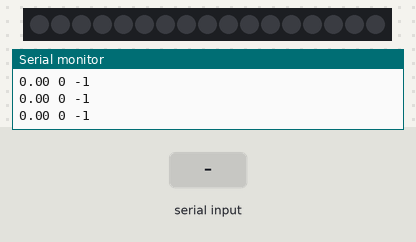
Recording of a sketch running on a simulated Arduino Leonardo, built with avr-gcc and run on an emulated ATmega32U4. Shown: 17 RGB LEDs in strip order, left to right, the last lines printed to the serial monitor. Inputs (shaded band) come from the test bench. Dim RGB values are drawn brighter than linear.

Above: at 1.2 s.
1.3 s: "90,45\n" received over Serial
At 1.51 s:
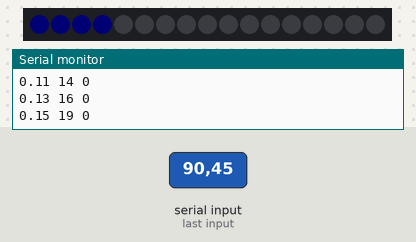
3.7 s: "30,150\n" received over Serial
Timing chart, 0 to 6.7 s (numbered marks = the images above; inputs shaded):
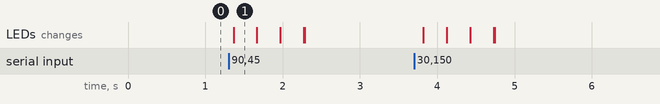

Measured:
- after the input at 1.3 s, the LEDs: change after 0.06 s (image 1)

The sketch:

LED_strip_2_AR.ino
```cpp
/*
 * Use an Arduino Leonardo.
 * This sketch is meant to be used with an Adafruit DotStarLED strip.
 * TODO: documentation here.
 */

// LEDs /////////////////////////////////////////////////
#include "Adafruit_DotStar.h"
// Because conditional #includes don't work w/Arduino sketches...
#include <SPI.h>         // COMMENT OUT THIS LINE FOR GEMMA OR TRINKET
//#include <avr/power.h> // ENABLE THIS LINE FOR GEMMA OR TRINKET

#define NUMPIXELS 17 // Number of LEDs in strip

// Here's how to control the LEDs from any two pins:
#define DATAPIN    5
#define CLOCKPIN   4
Adafruit_DotStar strip = Adafruit_DotStar(NUMPIXELS, DATAPIN, CLOCKPIN, DOTSTAR_BRG);
// GREEN, RED, BLUE


// ANIMATORS ////////////////////////////////////////////
#include "AnimAR.h"

const int NPADS = 1;
const int PPP = 4; //PIXELS PER PAD
const int FADEIN_TIME = 500;
const int FADEOUT_TIME = 500;
// the following is a factor to correct the overall brightness
const float AMPLITUDE = 0.5;

struct ledblock {
  AnimAR ar;
  float rawAmp;
  uint8_t intAmp;
  uint8_t head, tail; // indexes of first/last pixel of the block
  uint8_t in, out; // indexes of the first/last pixel of the raised cosine animation
  uint8_t pivot;
};
ledblock blocks[NPADS];


// utility variables
int i=0, j=0;

// DEBUG STUFF //////////////////////////////////////////
bool DEBUG = true;

// SETUP //////////////////////////////////////////////////////////////////////////////
void setup()
{
  Serial.begin(9600);

  // LED & ANIMATORS
  for(i=0; i<NPADS; i++)
  {
    blocks[i].ar.init(FADEIN_TIME, FADEOUT_TIME);
    blocks[i].tail = i*PPP;
    blocks[i].head = blocks[i].tail + PPP - 1;
    blocks[i].rawAmp = 0.0;
    blocks[i].intAmp = 0;
  }

  strip.begin(); // Initialize pins for output

  // set every pixel to sleep
  for(i=0; i<NPADS; i++)
  {
    for(j=0; j<PPP; j++)
    {
      strip.setPixelColor(blocks[i].tail+j, 0x00, 0x00, 0x00);
    }
  }
  strip.show();  // Turn all LEDs off ASAP
}


// LOOP ///////////////////////////////////////////////////////////////////////////////
void loop()
{

  // SERIAL COM stuff ////////////////////////////////////
  // is ther something waiting to be read on the serial port?
  if( Serial.available() >0 )
  {
    byte b = Serial.read();
    b = b - 48;
    //Serial.println( b );
    if(b < NPADS && b >= 0)
    {
      //releaseAll();
      blocks[b].ar.trigger();
    }
  }


  // LED stuff ///////////////////////////////////////////
  if(DEBUG) Serial.println();
  for(i=0; i<NPADS; i++)
  {
    blocks[i].ar.update();
    blocks[i].rawAmp = blocks[i].ar.getY();
    // better to sqare the 0.0 - 1.0 value in order to get a smoother transition
    blocks[i].rawAmp = blocks[i].rawAmp * blocks[i].rawAmp;
    blocks[i].intAmp = 255.0*blocks[i].rawAmp * AMPLITUDE;
    if(DEBUG) {Serial.print( blocks[i].rawAmp );Serial.print(" ");}
    if(DEBUG) {Serial.print( blocks[i].intAmp );Serial.print(" ");}
    if(DEBUG) {Serial.print( blocks[i].ar.getState() );Serial.print("\t");}
    for(j=0; j<PPP; j++)
    {
      strip.setPixelColor(blocks[i].tail+j, 0x00, 0x00, blocks[i].intAmp);
    }
  }
  if(DEBUG) Serial.println();
  strip.show();

  delay(10);
}

/*
void releaseAll()
{
  for(int i=0; i<NPADS; i++)
  {
    blocks[i].ar.triggerRelease();
  }
}
*/
```

AnimAR.cpp
```cpp
#include "AnimAR.h"


// Set attack and release time in millisecond
// default are attack time (t_1) = 10ms and
// release time (t_2) = 500ms
void AnimAR::init( int t_1, int t_2 ) {
	t1 = t_1>0.0?t_1:10;
	t2 = t_2>0.0?t_2:500;
	state = QUIET;
  y = 0.0;
}

void AnimAR::update()
{
	if(state == ATK)
	{
		dt = millis() - st;
    // TODO: insert a check here in order to prevent
    // cases where 'dt' become grater than t1.
    // Update st accordingly.
    //if( dt < 0 )
    //  Serial.println("ERROR");
		y =  (1.0*dt)/t1;
		if(y > 1.0)
		{

			y = 1.0;
      st = millis();
			state = RLS;
      Serial.print("change from ATTACK to RELEASE -> ");
      Serial.println(state);
		}
	}
	else if( state == RLS )
	{
		dt = millis() - st;
    // TODO: insert a check here in order to prevent
    // cases where 'dt' become grater than t2.
    // Update st accordingly.
		y =  1.0 - ( (1.0*dt)/t2 );
    if(y < 0.0)
		{
      Serial.println("change from RELEASE to QUIET ->");
      Serial.println(state);
			y = 0.0;
			state = QUIET;
		}
	}
}

void AnimAR::trigger()
{
  st = millis();
  state = ATK;
}

float AnimAR::getY()
{
	return y;
}

int AnimAR::getState()
{
	return state;
}


// remember:
//const int QUIET = -1;
//const int ATTACK  = 0;
//const int RELEASE = 2;
void AnimAR::printState()
{
  switch(state) {
    case QUIET:
      Serial.print("QUIET");
      break;
    case ATK:
      Serial.print("ATTACK");
      break;
    case RLS:
      Serial.print("RELEASE");
      break;
    default:
      break;
  }
  //Serial.println();
}
```

AnimAR.h
```cpp
// (licence header left out)
#ifndef __AR_ANIMATOR__
#define __AR_ANIMATOR__
#include "Arduino.h"

class AnimAR
{

private:

  // note that time variables must be
  // long in order to store great values.
  int t1, t2;  // t attack, t release
  long dt;     // delta time
  long st;     // start time

  // states
  enum {
    QUIET = -1,
    ATK,
    RLS
  } state;

  float y;

public:
	AnimAR() {};

	void init( int t_1, int t_2 );
  void update();
  void trigger();
  float getY();
	int getState();
  void printState();
};
#endif
```
